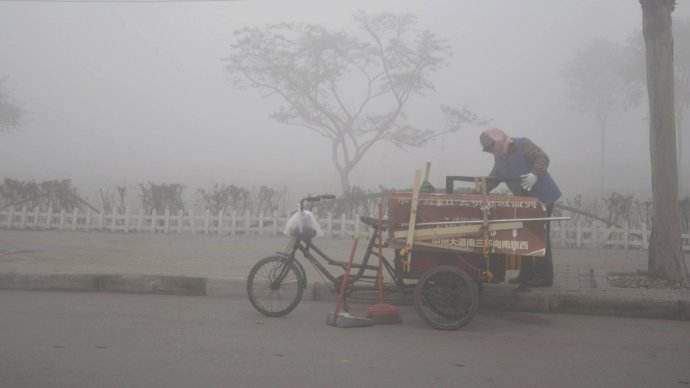
//> input picture 基本图像处理/雾霾.jpg, 690 x 388 px
$ ./图像去雾霾   (built with g++ and OpenCV 4)
//> lines starting //> are read from the running program, lines starting //| are printed output that depends on the picture
//> further down, image is the input picture: 388 rows x 690 cols, CV_8UC3; mean B, G, R 145, 145.4, 147.7
// 图像去雾霾.cpp : 定义控制台应用程序的入口点。
//去雾

//大致就是这个流程：

//1.求图像暗通道

//2.利用暗通道计算出折射率

//3.利用暗通道估计大气光

//4.代回雾图公式去雾

#include "stdafx.h"
#include<opencv2\core\core.hpp>
#include<opencv2\highgui\highgui.hpp>
#include<opencv2\imgproc\imgproc.hpp>
#include<iostream>
#include<vector>
#include <algorithm>

using namespace cv;
using namespace std;

//求暗通道
Mat darkChannel(Mat src)
{
	Mat rgbmin = Mat::zeros(src.rows, src.cols, CV_8UC1);
	Mat dark = Mat::zeros(src.rows, src.cols, CV_8UC1);
	Vec3b intensity;

	for (int m = 0; m<src.rows; m++)
	{
		for (int n = 0; n<src.cols; n++)
		{
			intensity = src.at<Vec3b>(m, n);
			rgbmin.at<uchar>(m, n) = min(min(intensity.val[0], intensity.val[1]), intensity.val[2]);
		}
	}
//> this loop made 388 passes
//> intensity on passes 1 to 3: [176, 174, 174], [176, 174, 174], [176, 174, 174]
//> after the loop, intensity = [94, 96, 97]

	//模板尺寸
	int scale = 7;
	//cout << "Please enter the mask scale: " << endl;
	//cin >> scale;

	//边界扩充
	int radius = (scale - 1) / 2;
	Mat border;
	//由于要求最小值，所以扩充的边界可以用复制边界填充
	copyMakeBorder(rgbmin, border, radius, radius, radius, radius, BORDER_REPLICATE);
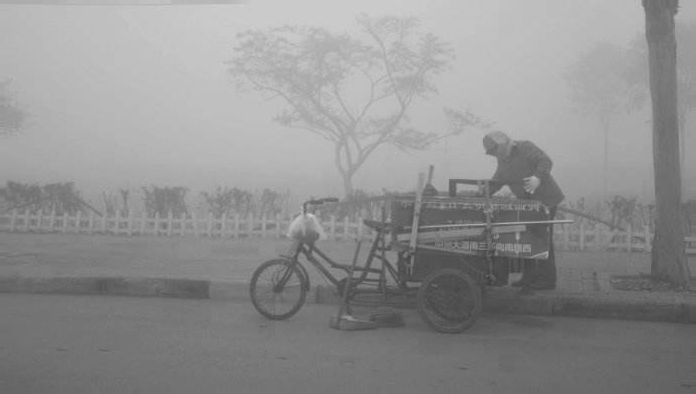
//> border: 394 rows x 696 cols, CV_8UC1; min 60, max 210, mean 144.1

	//最小值滤波
	for (int i = 0; i < src.cols; i++)
	{
		for (int j = 0; j < src.rows; j++)
		{
			//选取兴趣区域
			Mat roi;
			roi = border(Rect(i, j, scale, scale));

			//求兴趣区域的最小值
			double minVal = 0; double maxVal = 0;
//> (the run ends here: the program needs code that is not available in this run, at `Point minLoc = 0; Point maxLoc = 0;`)
